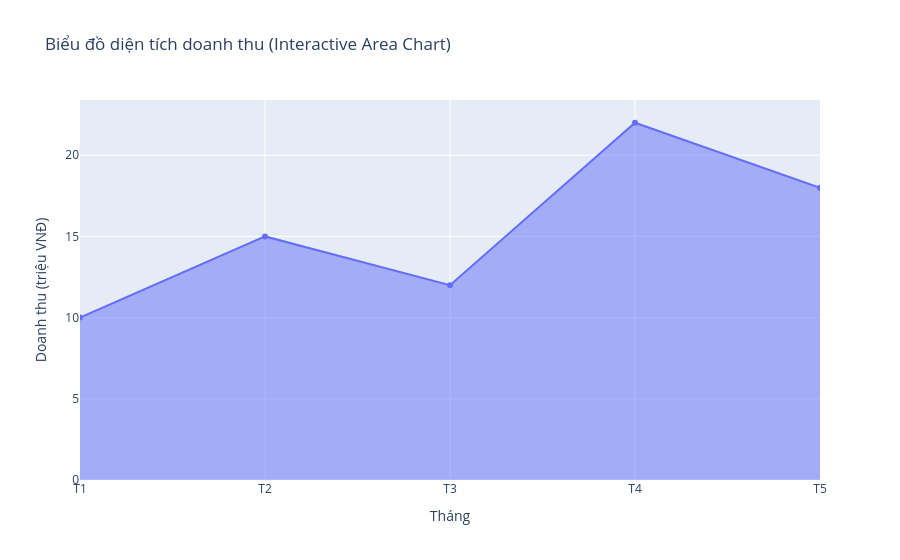

The code cell stored with this chart in its notebook:
### Code cell
months = ['T1', 'T2', 'T3', 'T4', 'T5']
revenue = [10, 15, 12, 22, 18]

fig = px.area(
    x=months,
    y=revenue,
    title='Biểu đồ diện tích doanh thu (Interactive Area Chart)',
    labels={'x': 'Tháng', 'y': 'Doanh thu (triệu VNĐ)'},
    markers=True
)

fig.update_traces(
    line_color='red',
    fillcolor='rgba(255, 0, 0, 0.3)'
)

fig.show()

### Figure 1 — Plotly figure (JSON) as saved in the notebook; plotly's stock layout.template omitted (floating-point values rounded to 4 significant figures)
{"data": [{"fillpattern": {"shape": ""}, "hovertemplate": "Tháng=%{x}<br>Doanh thu (triệu VNĐ)=%{y}<extra></extra>", "legendgroup": "", "line": {"color": "#636efa"}, "marker": {"symbol": "circle"}, "mode": "lines+markers", "name": "", "orientation": "v", "showlegend": false, "stackgroup": "1", "type": "scatter", "x": ["T1", "T2", "T3", "T4", "T5"], "xaxis": "x", "y": [10, 15, 12, 22, 18], "yaxis": "y"}], "layout": {"legend": {"tracegroupgap": 0}, "title": {"text": "Biểu đồ diện tích doanh thu (Interactive Area Chart)"}, "xaxis": {"anchor": "y", "domain": [0, 1], "title": {"text": "Tháng"}}, "yaxis": {"anchor": "x", "domain": [0, 1], "title": {"text": "Doanh thu (triệu VNĐ)"}}}}
